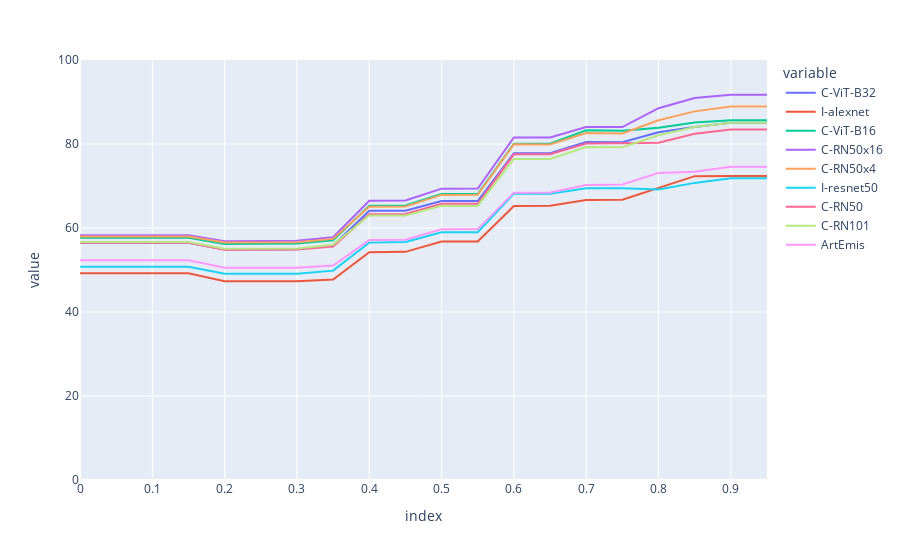

Here is the notebook cell this chart was saved with:
### Code cell
px.line(slps_plot.T, height = 600, range_y = (0,100))

### Figure 1 — Plotly figure (JSON) as saved in the notebook; plotly's stock layout.template omitted (floating-point values rounded to 4 significant figures)
{"data": [{"hovertemplate": "variable=C-ViT-B32<br>index=%{x}<br>value=%{y}<extra></extra>", "legendgroup": "C-ViT-B32", "line": {"color": "#636efa", "dash": "solid"}, "marker": {"symbol": "circle"}, "mode": "lines", "name": "C-ViT-B32", "orientation": "v", "showlegend": true, "type": "scatter", "x": [0, 0.05, 0.1, 0.15, 0.2, 0.25, 0.3, 0.35, 0.4, 0.45, 0.5, 0.55, 0.6, 0.65, 0.7, 0.75, 0.8, 0.85, 0.9, 0.95], "xaxis": "x", "y": [56.51, 56.51, 56.51, 56.51, 54.86, 54.87, 54.95, 55.84, 64.12, 64.11, 66.42, 66.42, 77.78, 77.79, 80.46, 80.42, 82.8, 84.04, 85.08, 85.08], "yaxis": "y"}, {"hovertemplate": "variable=I-alexnet<br>index=%{x}<br>value=%{y}<extra></extra>", "legendgroup": "I-alexnet", "line": {"color": "#EF553B", "dash": "solid"}, "marker": {"symbol": "circle"}, "mode": "lines", "name": "I-alexnet", "orientation": "v", "showlegend": true, "type": "scatter", "x": [0, 0.05, 0.1, 0.15, 0.2, 0.25, 0.3, 0.35, 0.4, 0.45, 0.5, 0.55, 0.6, 0.65, 0.7, 0.75, 0.8, 0.85, 0.9, 0.95], "xaxis": "x", "y": [49.2, 49.2, 49.2, 49.2, 47.33, 47.34, 47.35, 47.75, 54.21, 54.32, 56.76, 56.79, 65.25, 65.3, 66.67, 66.74, 69.53, 72.34, 72.38, 72.38], "yaxis": "y"}, {"hovertemplate": "variable=C-ViT-B16<br>index=%{x}<br>value=%{y}<extra></extra>", "legendgroup": "C-ViT-B16", "line": {"color": "#00cc96", "dash": "solid"}, "marker": {"symbol": "circle"}, "mode": "lines", "name": "C-ViT-B16", "orientation": "v", "showlegend": true, "type": "scatter", "x": [0, 0.05, 0.1, 0.15, 0.2, 0.25, 0.3, 0.35, 0.4, 0.45, 0.5, 0.55, 0.6, 0.65, 0.7, 0.75, 0.8, 0.85, 0.9, 0.95], "xaxis": "x", "y": [57.65, 57.65, 57.65, 57.65, 56.21, 56.21, 56.31, 57.08, 65.28, 65.35, 68.08, 68.08, 80.03, 80.05, 83.28, 83.15, 83.87, 85.11, 85.64, 85.64], "yaxis": "y"}, {"hovertemplate": "variable=C-RN50x16<br>index=%{x}<br>value=%{y}<extra></extra>", "legendgroup": "C-RN50x16", "line": {"color": "#ab63fa", "dash": "solid"}, "marker": {"symbol": "circle"}, "mode": "lines", "name": "C-RN50x16", "orientation": "v", "showlegend": true, "type": "scatter", "x": [0, 0.05, 0.1, 0.15, 0.2, 0.25, 0.3, 0.35, 0.4, 0.45, 0.5, 0.55, 0.6, 0.65, 0.7, 0.75, 0.8, 0.85, 0.9, 0.95], "xaxis": "x", "y": [58.3, 58.3, 58.3, 58.3, 56.86, 56.85, 56.95, 57.8, 66.48, 66.57, 69.37, 69.4, 81.54, 81.56, 84.04, 84.03, 88.53, 90.96, 91.71, 91.71], "yaxis": "y"}, {"hovertemplate": "variable=C-RN50x4<br>index=%{x}<br>value=%{y}<extra></extra>", "legendgroup": "C-RN50x4", "line": {"color": "#FFA15A", "dash": "solid"}, "marker": {"symbol": "circle"}, "mode": "lines", "name": "C-RN50x4", "orientation": "v", "showlegend": true, "type": "scatter", "x": [0, 0.05, 0.1, 0.15, 0.2, 0.25, 0.3, 0.35, 0.4, 0.45, 0.5, 0.55, 0.6, 0.65, 0.7, 0.75, 0.8, 0.85, 0.9, 0.95], "xaxis": "x", "y": [57.95, 57.95, 57.95, 57.95, 56.54, 56.53, 56.62, 57.41, 65.06, 65.13, 67.88, 67.91, 79.95, 79.88, 82.63, 82.49, 85.66, 87.77, 88.95, 88.95], "yaxis": "y"}, {"hovertemplate": "variable=I-resnet50<br>index=%{x}<br>value=%{y}<extra></extra>", "legendgroup": "I-resnet50", "line": {"color": "#19d3f3", "dash": "solid"}, "marker": {"symbol": "circle"}, "mode": "lines", "name": "I-resnet50", "orientation": "v", "showlegend": true, "type": "scatter", "x": [0, 0.05, 0.1, 0.15, 0.2, 0.25, 0.3, 0.35, 0.4, 0.45, 0.5, 0.55, 0.6, 0.65, 0.7, 0.75, 0.8, 0.85, 0.9, 0.95], "xaxis": "x", "y": [50.75, 50.75, 50.75, 50.75, 49.11, 49.12, 49.13, 49.85, 56.52, 56.65, 58.98, 59.01, 68.17, 68.15, 69.49, 69.47, 69.18, 70.74, 71.82, 71.82], "yaxis": "y"}, {"hovertemplate": "variable=C-RN50<br>index=%{x}<br>value=%{y}<extra></extra>", "legendgroup": "C-RN50", "line": {"color": "#FF6692", "dash": "solid"}, "marker": {"symbol": "circle"}, "mode": "lines", "name": "C-RN50", "orientation": "v", "showlegend": true, "type": "scatter", "x": [0, 0.05, 0.1, 0.15, 0.2, 0.25, 0.3, 0.35, 0.4, 0.45, 0.5, 0.55, 0.6, 0.65, 0.7, 0.75, 0.8, 0.85, 0.9, 0.95], "xaxis": "x", "y": [56.46, 56.46, 56.46, 56.46, 54.82, 54.82, 54.88, 55.59, 63.27, 63.36, 65.76, 65.76, 77.53, 77.54, 80.13, 80.2, 80.29, 82.45, 83.43, 83.43], "yaxis": "y"}, {"hovertemplate": "variable=C-RN101<br>index=%{x}<br>value=%{y}<extra></extra>", "legendgroup": "C-RN101", "line": {"color": "#B6E880", "dash": "solid"}, "marker": {"symbol": "circle"}, "mode": "lines", "name": "C-RN101", "orientation": "v", "showlegend": true, "type": "scatter", "x": [0, 0.05, 0.1, 0.15, 0.2, 0.25, 0.3, 0.35, 0.4, 0.45, 0.5, 0.55, 0.6, 0.65, 0.7, 0.75, 0.8, 0.85, 0.9, 0.95], "xaxis": "x", "y": [56.64, 56.64, 56.64, 56.64, 55.04, 55.03, 55.11, 56.03, 62.97, 63, 65.27, 65.26, 76.44, 76.45, 79.26, 79.21, 82.08, 84.04, 85.08, 85.08], "yaxis": "y"}, {"hovertemplate": "variable=ArtEmis<br>index=%{x}<br>value=%{y}<extra></extra>", "legendgroup": "ArtEmis", "line": {"color": "#FF97FF", "dash": "solid"}, "marker": {"symbol": "circle"}, "mode": "lines", "name": "ArtEmis", "orientation": "v", "showlegend": true, "type": "scatter", "x": [0, 0.05, 0.1, 0.15, 0.2, 0.25, 0.3, 0.35, 0.4, 0.45, 0.5, 0.55, 0.6, 0.65, 0.7, 0.75, 0.8, 0.85, 0.9, 0.95], "xaxis": "x", "y": [52.34, 52.34, 52.34, 52.34, 50.53, 50.54, 50.55, 51.08, 57.12, 57.23, 59.68, 59.74, 68.42, 68.48, 70.25, 70.35, 73.12, 73.4, 74.59, 74.59], "yaxis": "y"}], "layout": {"autosize": true, "legend": {"title": {"text": "variable"}, "tracegroupgap": 0}, "margin": {"t": 60}, "xaxis": {"anchor": "y", "autorange": true, "domain": [0, 1], "range": [0, 0.95], "title": {"text": "index"}, "type": "linear"}, "yaxis": {"anchor": "x", "domain": [0, 1], "range": [0, 100], "title": {"text": "value"}, "type": "linear"}}}
